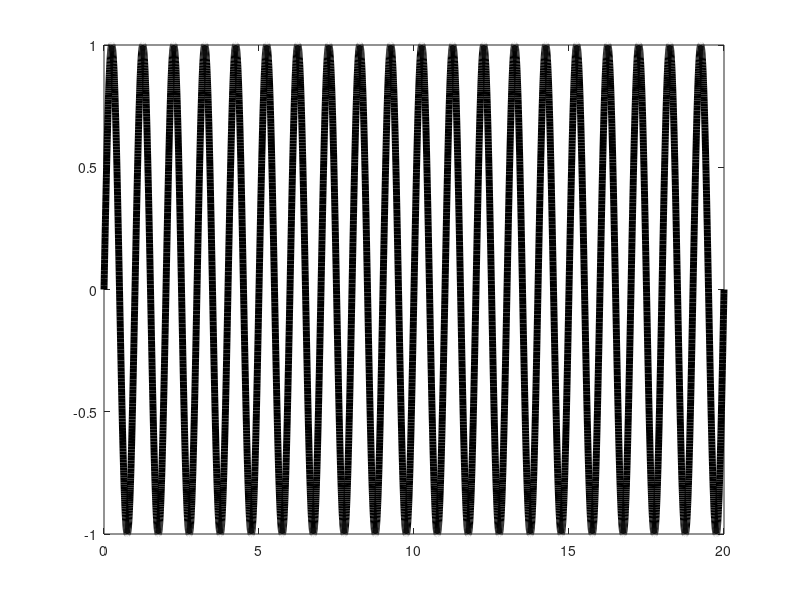

Source code (MATLAB): (Note: this script raises an error after producing the figure.)
clc
clear
close all

printfigure = 1;

N = 8192;
T = 20;
t = 0 : T/(N-1) : T;
x = sin(2*pi*t);

plot(t,x,'k-','LineWidth',5)
setplt('Function','$t$','$x$','function',printfigure)

Phi_wt = DWT(N,'haar');
Phi_iwt = Phi_wt^-1;

y_wt = Phi_wt * x';
[y2,y2l] = wavedec(x,log2(N),'haar');

figure
plot(-y_wt,'r.')
xlim([0 2048])
setplt('Koeffizienten mit WT-Basis','$n$','$z$','Wavelet Matrix',printfigure)
figure
plot(y2,'b.')
xlim([0 2048])
setplt('Koeffizienten mit WT-Basis','$n$','$z$','Wavelet Transformation',printfigure)
 close all
